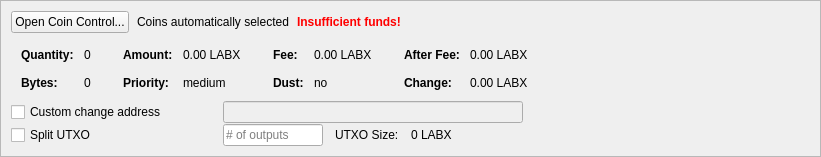
         <widget class="QFrame" name="frameCoinControl">
          <property name="sizePolicy">
           <sizepolicy hsizetype="Expanding" vsizetype="Expanding">
            <horstretch>0</horstretch>
            <verstretch>0</verstretch>
           </sizepolicy>
          </property>
          <property name="maximumSize">
           <size>
            <width>16777215</width>
            <height>16777215</height>
           </size>
          </property>
          <property name="frameShape">
           <enum>QFrame::StyledPanel</enum>
          </property>
          <property name="frameShadow">
           <enum>QFrame::Sunken</enum>
          </property>
          <layout class="QVBoxLayout" name="verticalLayoutCoinControl2">
           <property name="spacing">
            <number>0</number>
           </property>
           <property name="leftMargin">
            <number>0</number>
           </property>
           <property name="topMargin">
            <number>0</number>
           </property>
           <property name="rightMargin">
            <number>0</number>
           </property>
           <property name="bottomMargin">
            <number>0</number>
           </property>
           <item>
            <widget class="QFrame" name="frameCoinControl_BG">
             <layout class="QVBoxLayout" name="verticalLayoutCoinControl" stretch="0,0,0,0,0">
              <property name="spacing">
               <number>1</number>
              </property>
              <property name="leftMargin">
               <number>10</number>
              </property>
              <property name="topMargin">
               <number>10</number>
              </property>
              <item>
               <layout class="QHBoxLayout" name="horizontalLayoutCoinControl2" stretch="0,0,0,0">
                <property name="spacing">
                 <number>8</number>
                </property>
                <property name="bottomMargin">
                 <number>10</number>
                </property>
                <item>
                 <widget class="QPushButton" name="pushButtonCoinControl">
                  <property name="styleSheet">
                   <string notr="true"/>
                  </property>
                  <property name="text">
                   <string>Open Coin Control...</string>
                  </property>
                  <property name="autoDefault">
                   <bool>false</bool>
                  </property>
                 </widget>
                </item>
                <item>
                 <widget class="QLabel" name="labelCoinControlAutomaticallySelected">
                  <property name="text">
                   <string>Coins automatically selected</string>
                  </property>
                  <property name="margin">
                   <number>5</number>
                  </property>
                 </widget>
                </item>
                <item>
                 <widget class="QLabel" name="labelCoinControlInsuffFunds">
                  <property name="font">
                   <font>
                    <weight>75</weight>
                    <bold>true</bold>
                   </font>
                  </property>
                  <property name="styleSheet">
                   <string notr="true">color:red;font-weight:bold;</string>
                  </property>
                  <property name="text">
                   <string>Insufficient funds!</string>
                  </property>
                  <property name="margin">
                   <number>5</number>
                  </property>
                 </widget>
                </item>
                <item>
                 <spacer name="horizontalSpacerCoinControl">
                  <property name="orientation">
                   <enum>Qt::Horizontal</enum>
                  </property>
                  <property name="sizeHint" stdset="0">
                   <size>
                    <width>40</width>
                    <height>1</height>
                   </size>
                  </property>
                 </spacer>
                </item>
               </layout>
              </item>
              <item>
               <widget class="QWidget" name="widgetCoinControl" native="true">
                <property name="sizePolicy">
                 <sizepolicy hsizetype="Preferred" vsizetype="Preferred">
                  <horstretch>0</horstretch>
                  <verstretch>0</verstretch>
                 </sizepolicy>
                </property>
                <property name="minimumSize">
                 <size>
                  <width>0</width>
                  <height>0</height>
                 </size>
                </property>
                <property name="styleSheet">
                 <string notr="true"/>
                </property>
                <layout class="QHBoxLayout" name="horizontalLayoutCoinControl5">
                 <property name="leftMargin">
                  <number>0</number>
                 </property>
                 <property name="topMargin">
                  <number>0</number>
                 </property>
                 <property name="rightMargin">
                  <number>0</number>
                 </property>
                 <property name="bottomMargin">
                  <number>0</number>
                 </property>
                 <item>
                  <layout class="QHBoxLayout" name="horizontalLayoutCoinControl3" stretch="0,0,0,1">
                   <property name="spacing">
                    <number>20</number>
                   </property>
                   <property name="topMargin">
                    <number>0</number>
                   </property>
                   <property name="bottomMargin">
                    <number>10</number>
                   </property>
                   <item>
                    <layout class="QFormLayout" name="formLayoutCoinControl1">
                     <property name="horizontalSpacing">
                      <number>10</number>
                     </property>
                     <property name="verticalSpacing">
                      <number>14</number>
                     </property>
                     <property name="leftMargin">
                      <number>10</number>
                     </property>
                     <property name="topMargin">
                      <number>4</number>
                     </property>
                     <property name="rightMargin">
                      <number>6</number>
                     </property>
                     <item row="0" column="0">
                      <widget class="QLabel" name="labelCoinControlQuantityText">
                       <property name="font">
                        <font>
                         <weight>75</weight>
                         <bold>true</bold>
                        </font>
                       </property>
                       <property name="text">
                        <string>Quantity:</string>
                       </property>
                       <property name="margin">
                        <number>0</number>
                       </property>
                      </widget>
                     </item>
                     <item row="0" column="1">
                      <widget class="QLabel" name="labelCoinControlQuantity">
                       <property name="cursor">
                        <cursorShape>IBeamCursor</cursorShape>
                       </property>
                       <property name="contextMenuPolicy">
                        <enum>Qt::ActionsContextMenu</enum>
                       </property>
                       <property name="text">
                        <string notr="true">0</string>
                       </property>
                       <property name="margin">
                        <number>0</number>
                       </property>
                       <property name="textInteractionFlags">
                        <set>Qt::LinksAccessibleByMouse|Qt::TextSelectableByKeyboard|Qt::TextSelectableByMouse</set>
                       </property>
                      </widget>
                     </item>
                     <item row="1" column="0">
                      <widget class="QLabel" name="labelCoinControlBytesText">
                       <property name="font">
                        <font>
                         <weight>75</weight>
                         <bold>true</bold>
                        </font>
                       </property>
                       <property name="text">
                        <string>Bytes:</string>
                       </property>
                      </widget>
                     </item>
                     <item row="1" column="1">
                      <widget class="QLabel" name="labelCoinControlBytes">
                       <property name="cursor">
                        <cursorShape>IBeamCursor</cursorShape>
                       </property>
                       <property name="contextMenuPolicy">
                        <enum>Qt::ActionsContextMenu</enum>
                       </property>
                       <property name="text">
                        <string notr="true">0</string>
                       </property>
                       <property name="textInteractionFlags">
                        <set>Qt::LinksAccessibleByMouse|Qt::TextSelectableByKeyboard|Qt::TextSelectableByMouse</set>
                       </property>
                      </widget>
                     </item>
                    </layout>
                   </item>
                   <item>
                    <layout class="QFormLayout" name="formLayoutCoinControl2">
                     <property name="horizontalSpacing">
                      <number>10</number>
                     </property>
                     <property name="verticalSpacing">
                      <number>14</number>
                     </property>
                     <property name="leftMargin">
                      <number>6</number>
                     </property>
                     <property name="topMargin">
                      <number>4</number>
                     </property>
                     <property name="rightMargin">
                      <number>6</number>
                     </property>
                     <item row="0" column="0">
                      <widget class="QLabel" name="labelCoinControlAmountText">
                       <property name="font">
                        <font>
                         <weight>75</weight>
                         <bold>true</bold>
                        </font>
                       </property>
                       <property name="text">
                        <string>Amount:</string>
                       </property>
                       <property name="margin">
                        <number>0</number>
                       </property>
                      </widget>
                     </item>
                     <item row="0" column="1">
                      <widget class="QLabel" name="labelCoinControlAmount">
                       <property name="cursor">
                        <cursorShape>IBeamCursor</cursorShape>
                       </property>
                       <property name="contextMenuPolicy">
                        <enum>Qt::ActionsContextMenu</enum>
                       </property>
                       <property name="text">
                        <string notr="true">0.00 LABX</string>
                       </property>
                       <property name="textInteractionFlags">
                        <set>Qt::LinksAccessibleByMouse|Qt::TextSelectableByKeyboard|Qt::TextSelectableByMouse</set>
                       </property>
                      </widget>
                     </item>
                     <item row="1" column="0">
                      <widget class="QLabel" name="labelCoinControlPriorityText">
                       <property name="font">
                        <font>
                         <weight>75</weight>
                         <bold>true</bold>
                        </font>
                       </property>
                       <property name="text">
                        <string>Priority:</string>
                       </property>
                      </widget>
                     </item>
                     <item row="1" column="1">
                      <widget class="QLabel" name="labelCoinControlPriority">
                       <property name="cursor">
                        <cursorShape>IBeamCursor</cursorShape>
                       </property>
                       <property name="contextMenuPolicy">
                        <enum>Qt::ActionsContextMenu</enum>
                       </property>
                       <property name="text">
                        <string>medium</string>
                       </property>
                       <property name="textInteractionFlags">
                        <set>Qt::LinksAccessibleByMouse|Qt::TextSelectableByKeyboard|Qt::TextSelectableByMouse</set>
                       </property>
                      </widget>
                     </item>
                    </layout>
                   </item>
                   <item>
                    <layout class="QFormLayout" name="formLayoutCoinControl3">
                     <property name="horizontalSpacing">
                      <number>10</number>
                     </property>
                     <property name="verticalSpacing">
                      <number>14</number>
                     </property>
                     <property name="leftMargin">
                      <number>6</number>
                     </property>
                     <property name="topMargin">
                      <number>4</number>
                     </property>
                     <property name="rightMargin">
                      <number>6</number>
                     </property>
                     <item row="0" column="0">
                      <widget class="QLabel" name="labelCoinControlFeeText">
                       <property name="font">
                        <font>
                         <weight>75</weight>
                         <bold>true</bold>
                        </font>
                       </property>
                       <property name="text">
                        <string>Fee:</string>
                       </property>
                       <property name="margin">
                        <number>0</number>
                       </property>
                      </widget>
                     </item>
                     <item row="0" column="1">
                      <widget class="QLabel" name="labelCoinControlFee">
                       <property name="cursor">
                        <cursorShape>IBeamCursor</cursorShape>
                       </property>
                       <property name="contextMenuPolicy">
                        <enum>Qt::ActionsContextMenu</enum>
                       </property>
                       <property name="text">
                        <string notr="true">0.00 LABX</string>
                       </property>
                       <property name="textInteractionFlags">
                        <set>Qt::LinksAccessibleByMouse|Qt::TextSelectableByKeyboard|Qt::TextSelectableByMouse</set>
                       </property>
                      </widget>
                     </item>
                     <item row="1" column="0">
                      <widget class="QLabel" name="labelCoinControlLowOutputText">
                       <property name="font">
                        <font>
                         <weight>75</weight>
                         <bold>true</bold>
                        </font>
                       </property>
                       <property name="text">
                        <string>Dust:</string>
                       </property>
                      </widget>
                     </item>
                     <item row="1" column="1">
                      <widget class="QLabel" name="labelCoinControlLowOutput">
                       <property name="cursor">
                        <cursorShape>IBeamCursor</cursorShape>
                       </property>
                       <property name="contextMenuPolicy">
                        <enum>Qt::ActionsContextMenu</enum>
                       </property>
                       <property name="text">
                        <string>no</string>
                       </property>
                       <property name="textInteractionFlags">
                        <set>Qt::LinksAccessibleByMouse|Qt::TextSelectableByKeyboard|Qt::TextSelectableByMouse</set>
                       </property>
                      </widget>
                     </item>
                    </layout>
                   </item>
                   <item>
                    <layout class="QFormLayout" name="formLayoutCoinControl4">
                     <property name="horizontalSpacing">
                      <number>10</number>
                     </property>
                     <property name="verticalSpacing">
                      <number>14</number>
                     </property>
                     <property name="leftMargin">
                      <number>6</number>
                     </property>
                     <property name="topMargin">
                      <number>4</number>
                     </property>
                     <property name="rightMargin">
                      <number>6</number>
                     </property>
                     <item row="0" column="0">
                      <widget class="QLabel" name="labelCoinControlAfterFeeText">
                       <property name="font">
                        <font>
                         <weight>75</weight>
                         <bold>true</bold>
                        </font>
                       </property>
                       <property name="text">
                        <string>After Fee:</string>
                       </property>
                       <property name="margin">
                        <number>0</number>
                       </property>
                      </widget>
                     </item>
                     <item row="0" column="1">
                      <widget class="QLabel" name="labelCoinControlAfterFee">
                       <property name="cursor">
                        <cursorShape>IBeamCursor</cursorShape>
                       </property>
                       <property name="contextMenuPolicy">
                        <enum>Qt::ActionsContextMenu</enum>
                       </property>
                       <property name="text">
                        <string notr="true">0.00 LABX</string>
                       </property>
                       <property name="textInteractionFlags">
                        <set>Qt::LinksAccessibleByMouse|Qt::TextSelectableByKeyboard|Qt::TextSelectableByMouse</set>
                       </property>
                      </widget>
                     </item>
                     <item row="1" column="0">
                      <widget class="QLabel" name="labelCoinControlChangeText">
                       <property name="font">
                        <font>
                         <weight>75</weight>
                         <bold>true</bold>
                        </font>
                       </property>
                       <property name="text">
                        <string>Change:</string>
                       </property>
                      </widget>
                     </item>
                     <item row="1" column="1">
                      <widget class="QLabel" name="labelCoinControlChange">
                       <property name="cursor">
                        <cursorShape>IBeamCursor</cursorShape>
                       </property>
                       <property name="contextMenuPolicy">
                        <enum>Qt::ActionsContextMenu</enum>
                       </property>
                       <property name="text">
                        <string notr="true">0.00 LABX</string>
                       </property>
                       <property name="textInteractionFlags">
                        <set>Qt::LinksAccessibleByMouse|Qt::TextSelectableByKeyboard|Qt::TextSelectableByMouse</set>
                       </property>
                      </widget>
                     </item>
                    </layout>
                   </item>
                  </layout>
                 </item>
                </layout>
               </widget>
              </item>
              <item>
               <layout class="QHBoxLayout" name="horizontalLayoutCoinControl4">
                <property name="spacing">
                 <number>12</number>
                </property>
                <property name="sizeConstraint">
                 <enum>QLayout::SetDefaultConstraint</enum>
                </property>
                <property name="topMargin">
                 <number>0</number>
                </property>
                <property name="rightMargin">
                 <number>0</number>
                </property>
                <item>
                 <widget class="QCheckBox" name="checkBoxCoinControlChange">
                  <property name="sizePolicy">
                   <sizepolicy hsizetype="Preferred" vsizetype="Preferred">
                    <horstretch>0</horstretch>
                    <verstretch>0</verstretch>
                   </sizepolicy>
                  </property>
                  <property name="minimumSize">
                   <size>
                    <width>200</width>
                    <height>0</height>
                   </size>
                  </property>
                  <property name="maximumSize">
                   <size>
                    <width>200</width>
                    <height>16777215</height>
                   </size>
                  </property>
                  <property name="toolTip">
                   <string>If this is activated, but the change address is empty or invalid, change will be sent to a newly generated address.</string>
                  </property>
                  <property name="text">
                   <string>Custom change address</string>
                  </property>
                 </widget>
                </item>
                <item>
                 <widget class="QValidatedLineEdit" name="lineEditCoinControlChange">
                  <property name="enabled">
                   <bool>false</bool>
                  </property>
                  <property name="sizePolicy">
                   <sizepolicy hsizetype="Preferred" vsizetype="Preferred">
                    <horstretch>0</horstretch>
                    <verstretch>0</verstretch>
                   </sizepolicy>
                  </property>
                  <property name="minimumSize">
                   <size>
                    <width>300</width>
                    <height>0</height>
                   </size>
                  </property>
                 </widget>
                </item>
                <item>
                 <widget class="QLabel" name="labelCoinControlChangeLabel">
                  <property name="sizePolicy">
                   <sizepolicy hsizetype="Preferred" vsizetype="Preferred">
                    <horstretch>0</horstretch>
                    <verstretch>0</verstretch>
                   </sizepolicy>
                  </property>
                  <property name="minimumSize">
                   <size>
                    <width>100</width>
                    <height>0</height>
                   </size>
                  </property>
                  <property name="text">
                   <string/>
                  </property>
                  <property name="margin">
                   <number>3</number>
                  </property>
                 </widget>
                </item>
               </layout>
              </item>
              <item>
               <layout class="QHBoxLayout" name="horizontalLayoutCoinControl6">
                <property name="spacing">
                 <number>12</number>
                </property>
                <property name="rightMargin">
                 <number>0</number>
                </property>
                <item>
                 <widget class="QCheckBox" name="splitBlockCheckBox">
                  <property name="sizePolicy">
                   <sizepolicy hsizetype="Preferred" vsizetype="Preferred">
                    <horstretch>0</horstretch>
                    <verstretch>0</verstretch>
                   </sizepolicy>
                  </property>
                  <property name="minimumSize">
                   <size>
                    <width>200</width>
                    <height>0</height>
                   </size>
                  </property>
                  <property name="maximumSize">
                   <size>
                    <width>200</width>
                    <height>16777215</height>
                   </size>
                  </property>
                  <property name="text">
                   <string>Split UTXO</string>
                  </property>
                 </widget>
                </item>
                <item>
                 <widget class="QLineEdit" name="splitBlockLineEdit">
                  <property name="sizePolicy">
                   <sizepolicy hsizetype="Preferred" vsizetype="Preferred">
                    <horstretch>50</horstretch>
                    <verstretch>0</verstretch>
                   </sizepolicy>
                  </property>
                  <property name="minimumSize">
                   <size>
                    <width>100</width>
                    <height>0</height>
                   </size>
                  </property>
                  <property name="maximumSize">
                   <size>
                    <width>100</width>
                    <height>16777215</height>
                   </size>
                  </property>
                  <property name="placeholderText">
                   <string># of outputs</string>
                  </property>
                 </widget>
                </item>
                <item>
                 <widget class="QLabel" name="labelBlockSizeText">
                  <property name="text">
                   <string>UTXO Size:</string>
                  </property>
                 </widget>
                </item>
                <item>
                 <widget class="QLabel" name="labelBlockSize">
                  <property name="text">
                   <string>0 LABX</string>
                  </property>
                 </widget>
                </item>
                <item>
                 <spacer name="horizontalSpacer_7">
                  <property name="orientation">
                   <enum>Qt::Horizontal</enum>
                  </property>
                  <property name="sizeHint" stdset="0">
                   <size>
                    <width>40</width>
                    <height>20</height>
                   </size>
                  </property>
                 </spacer>
                </item>
               </layout>
              </item>
              <item>
               <spacer name="verticalSpacerCoinControl">
                <property name="orientation">
                 <enum>Qt::Vertical</enum>
                </property>
                <property name="sizeHint" stdset="0">
                 <size>
                  <width>800</width>
                  <height>1</height>
                 </size>
                </property>
               </spacer>
              </item>
             </layout>
            </widget>
           </item>
          </layout>
         </widget>
